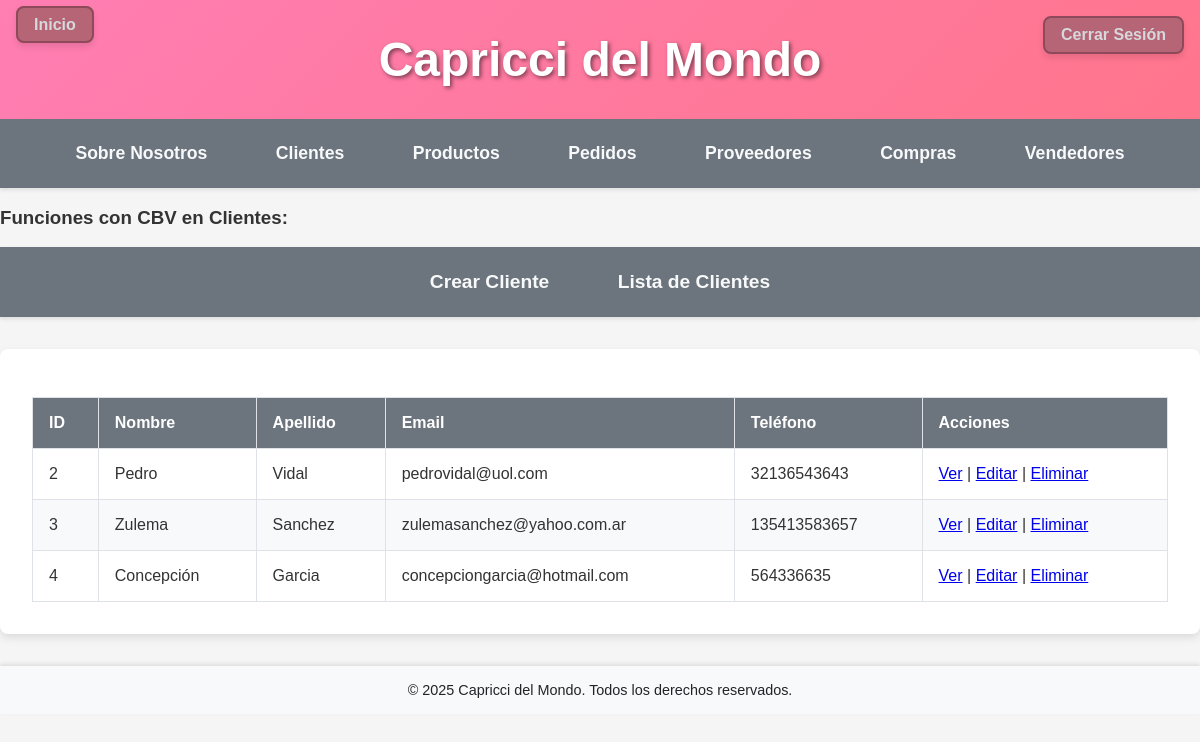
Page /externo/cbv/lista_clientes/ (signed in) on the committed database.
### externo/models.py (models this page shows, shortened)
class Cliente(models.Model):
    nombre = models.CharField(max_length=100)
    apellido = models.CharField(max_length=100)
    email = models.EmailField()
    telefono = models.CharField(max_length=15)
    code = models.CharField(max_length=32, default=generate_code, editable=False, unique=True, db_index=True)

### externo/views.py (the view)
# urls.py: path("externo/cbv/lista_clientes/", ClienteListView.as_view(), name="cbv_lista_clientes"),
class ClienteListView(ListView):
    model = Cliente
    template_name = "externo/cbv/cliente-list.html"
    context_object_name="clientes"

### externo/templates/externo/cbv/cliente-list.html (shortened to what this page needs)
{% extends 'externo/base.html' %}
{% block contenido %}
<div class="container">
    <table>
        <thead>
            <tr>
                <th>ID</th>
                <th>Nombre</th>
                <th>Apellido</th>
                <th>Email</th>
                <th>Teléfono</th>
                <th>Acciones</th>
            </tr>
        </thead>
        <tbody>
            {% for cliente in clientes %}
            <tr>
                <td>{{ cliente.id }}</td>
                <td>{{ cliente.nombre }}</td>
                <td>{{ cliente.apellido }}</td>
                <td>{{ cliente.email }}</td>
                <td>{{ cliente.telefono }}</td>
                <td>
                    <a href="{% url 'cbv_detalle_cliente' cliente.pk %}">Ver</a> |
                    <a href="{% url 'cbv_actualizar_cliente' cliente.pk %}">Editar</a> |
                    <a href="{% url 'cbv_eliminar_cliente' cliente.pk %}">Eliminar</a>
                </td>
            </tr>
            {% empty %}
            <tr>
                <td colspan="6" style="text-align: center; padding: 20px;">No hay clientes registrados.</td>
            </tr>
            {% endfor %}
        </tbody>
    </table>
</div>
{% endblock %}

### externo/templates/externo/base.html (style rules this page uses)
body { font-family: 'Poppins', sans-serif; background-color: #f5f5f5; color: #333; margin: 0; padding: 0; }
.container { max-width: 1200px; margin: 2rem auto; padding: 2rem; background-color: #fff; border-radius: 8px; box-shadow: 0 4px 8px rgba(0, 0, 0, 0.1); }
table { width: 100%; border-collapse: collapse; margin-top: 1rem; }
th, td { padding: 1rem; text-align: left; border: 1px solid #dee2e6; }
th { background-color: #6c757d; color: #fff; font-weight: bold; }
tr:nth-child(even) { background-color: #f8f9fa; }

### externo/templates/externo/cbv/cliente-list.html (style rules this page uses)
table { width: 100%; border-collapse: collapse; margin-top: 1rem; }
th, td { padding: 1rem; text-align: left; border: 1px solid #dee2e6; }
th { background-color: #6c757d; color: #fff; font-weight: bold; }
tr:nth-child(even) { background-color: #f8f9fa; }

### rows in the picture
Cliente: id "2", nombre "Pedro", apellido "Vidal", email "pedrovidal@uol.com", telefono "32136543643"
Cliente: id "3", nombre "Zulema", apellido "Sanchez", email "zulemasanchez@yahoo.com.ar", telefono "135413583657"
Cliente: id "4", nombre "Concepción", apellido "Garcia", email "concepciongarcia@hotmail.com", telefono "564336635"
